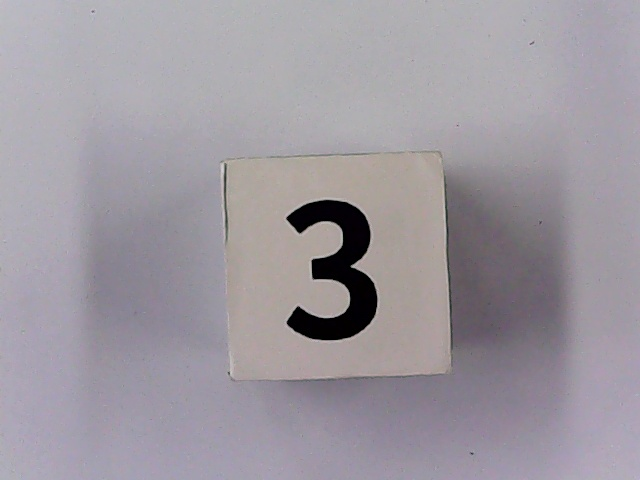
#> input picture 生产实习/机械臂源程序/5机器视觉/7.OCR字符识别/pic/5.jpg, 640 x 480 px, found by its file name
$ jupyter execute '5低通滤波.ipynb'   (shell and % lines are left out)
#> lines starting #> are read from the running program, lines starting #| are printed output that depends on the picture
[cell 1]
# 导入库函数
import cv2
import numpy as np
from matplotlib import pyplot as plt

# 读图像
img = cv2.imread("/home/retoo/Desktop/实验/数据集/4.数字图像处理/5.jpg",0)
#> img: shape (480, 640); min 0, max 207, mean 155.1

# 傅里叶变换，将图像从空间域转换至频域
dft = cv2.dft(np.float32(img),flags=cv2.DFT_COMPLEX_OUTPUT)

# 将图像中的低频部分移动到图像的中心
dftShift = np.fft.fftshift(dft)

# 设置低通滤波器
rows, cols = img.shape
#> rows = 480; cols = 640
crow,ccol = int(rows/2), int(cols/2)
#> crow = 240; ccol = 320
mask = np.zeros((rows,cols,2),np.uint8)
mask[crow-30:crow+30, ccol-30:ccol+30] = 1

# 低通滤波，提取低频成分
fShift = dftShift*mask

# 傅里叶逆变换
# 将图像的低频和高频部分移动到图像原来的位置
ishift = np.fft.ifftshift(fShift)
# 傅里叶逆变换，将图像从频域转换至空间域
iTmg = cv2.idft(ishift)
# 将实部和虚部投影到空间域
iTmg= cv2.magnitude(iTmg[:,:,0],iTmg[:,:,1])
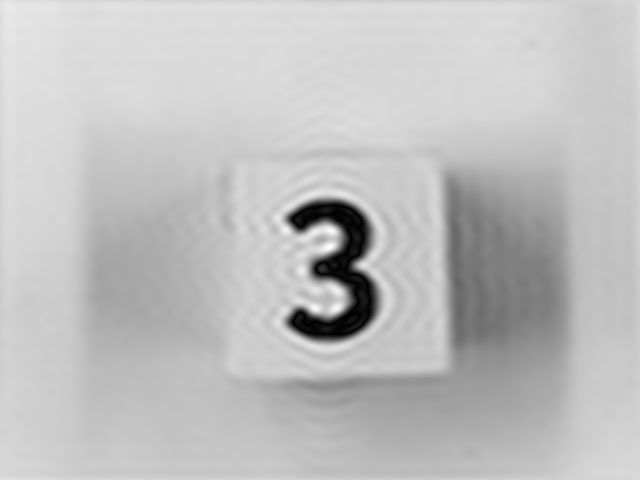
#> iTmg: shape (480, 640) float32; min 12784.6, max 63316136, mean 47692012; drawn with min black and max white

# 显示图像
plt.subplot(121),plt.imshow(img, cmap='gray')
plt.title('original'),plt.axis('off') #显示原图像的灰度图像
plt.subplot(122),plt.imshow(iTmg,cmap = 'gray') # 显示低通滤波后图像
plt.title('inverse'),plt.axis('off')
plt.show()
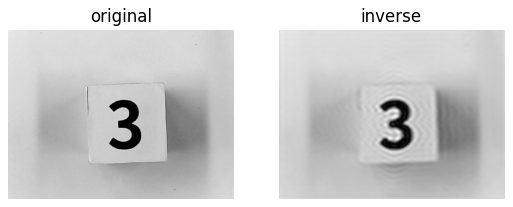
#> figure drawn by matplotlib, 2 panels

$ run again, with 生产实习/机械臂源程序/5机器视觉/7.OCR字符识别/pic/1.jpg copied over 生产实习/机械臂源程序/5机器视觉/7.OCR字符识别/pic/5.jpg
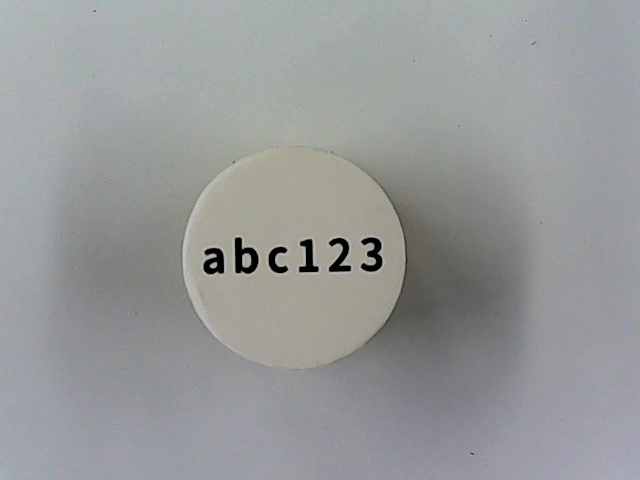
#> input picture 生产实习/机械臂源程序/5机器视觉/7.OCR字符识别/pic/1.jpg, 640 x 480 px, found by its file name
#> `iTmg= cv2.magnitude(iTmg[:,:,0],iTmg[:,:,1])`:
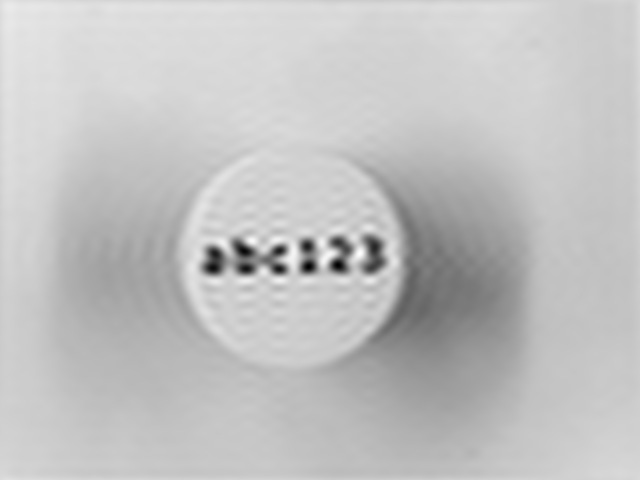
#> iTmg: shape (480, 640) float32; min 350209.8, max 61474220, mean 46922744; drawn with min black and max white
#> `plt.show()`:
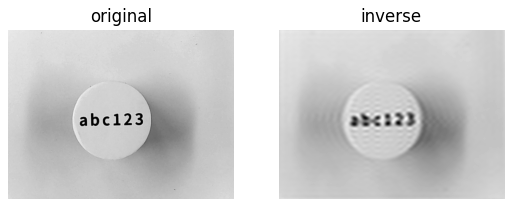
#> figure drawn by matplotlib, 2 panels

$ run again, with 生产实习/机械臂源程序/5机器视觉/7.OCR字符识别/pic/2.jpg copied over 生产实习/机械臂源程序/5机器视觉/7.OCR字符识别/pic/5.jpg
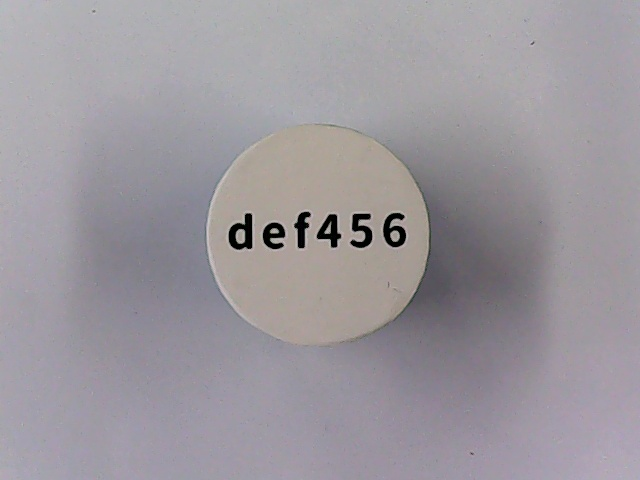
#> input picture 生产实习/机械臂源程序/5机器视觉/7.OCR字符识别/pic/2.jpg, 640 x 480 px, found by its file name
#> `iTmg= cv2.magnitude(iTmg[:,:,0],iTmg[:,:,1])`:
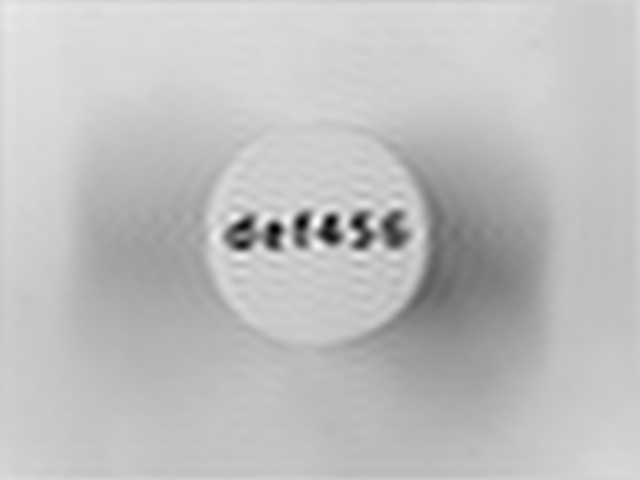
#> iTmg: shape (480, 640) float32; min 641708.6, max 62638288, mean 47241648; drawn with min black and max white
#> `plt.show()`:
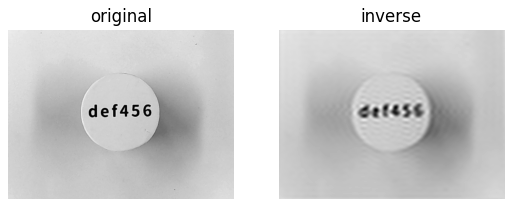
#> figure drawn by matplotlib, 2 panels

$ run again, with 生产实习/机械臂源程序/5机器视觉/7.OCR字符识别/pic/3.jpg copied over 生产实习/机械臂源程序/5机器视觉/7.OCR字符识别/pic/5.jpg
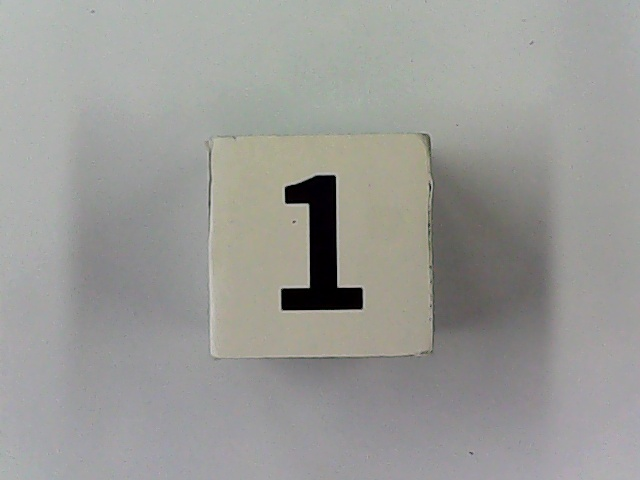
#> input picture 生产实习/机械臂源程序/5机器视觉/7.OCR字符识别/pic/3.jpg, 640 x 480 px, found by its file name
#> `iTmg= cv2.magnitude(iTmg[:,:,0],iTmg[:,:,1])`:
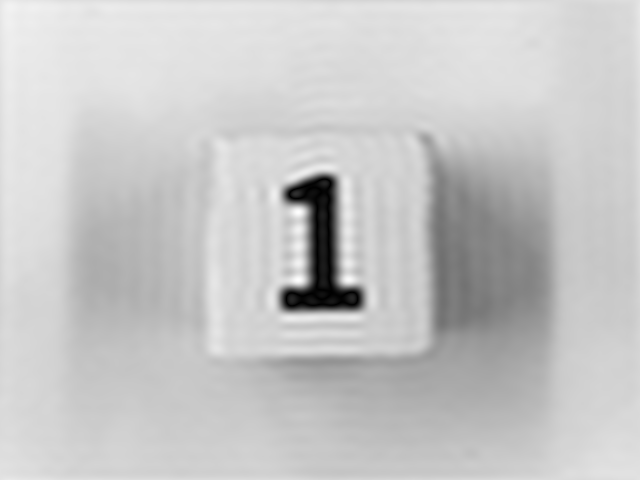
#> iTmg: shape (480, 640) float32; min 29794.7, max 60568456, mean 47385824; drawn with min black and max white
#> `plt.show()`:
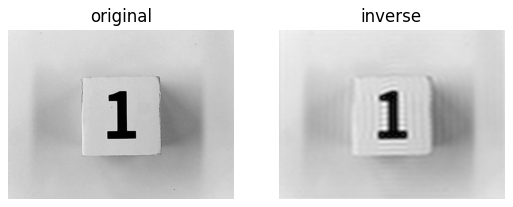
#> figure drawn by matplotlib, 2 panels
